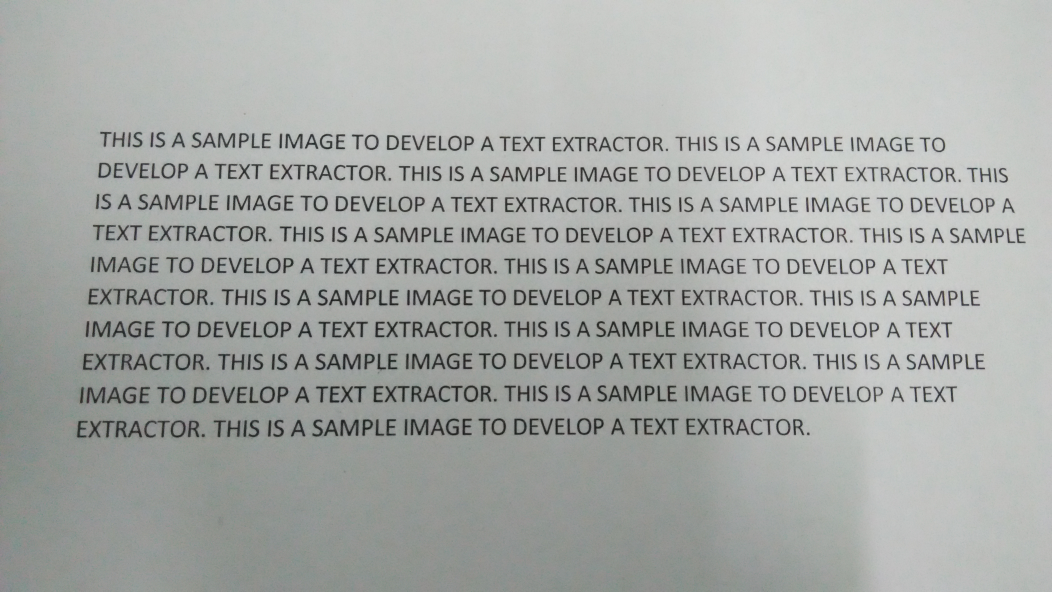
#> input picture input.jpg, 4208 x 2368 px (shown at 1/4 size)
$ python -i functnDefinitions.py   (imports and definitions only)   (older library calls are emulated)
#> lines starting #> are read from the running program, lines starting #| are printed output that depends on the picture
import cv2
import numpy as np

def crop_It(input):
    afterDilat = cv2.dilate(input, np.ones((5, 5), np.uint8),iterations=15)
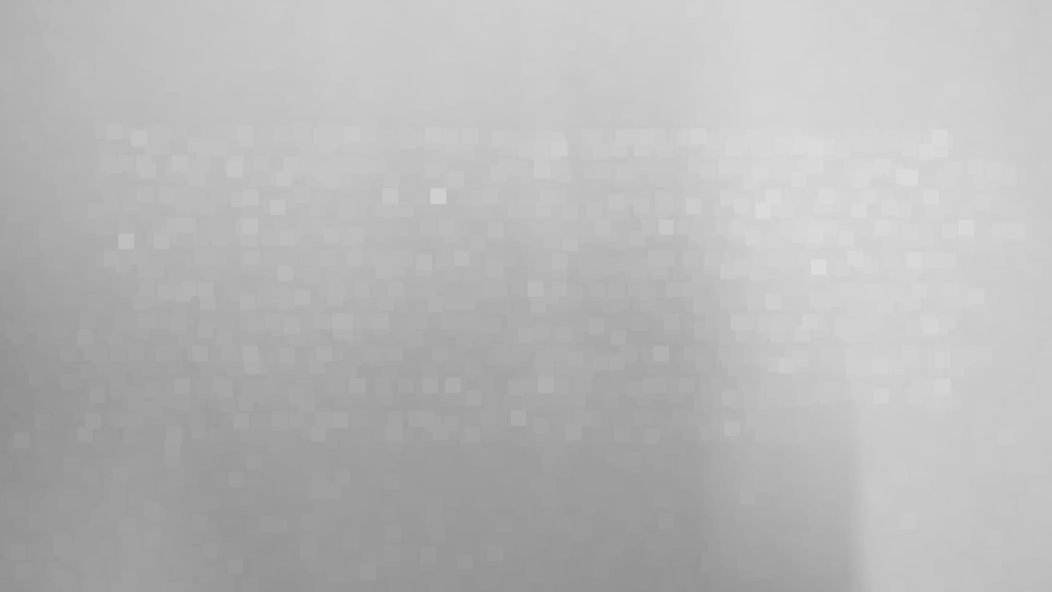
#> afterDilat: shape (2368, 4208) (shown at 1/4 size); min 143, max 219, mean 184
    im2, countours, heirarchy = cv2.findContours(afterDilat, cv2.RETR_TREE, cv2.CHAIN_APPROX_SIMPLE)
#> countours = [[[0, 0], [0, 2367], [4207, 2367], [4207, 0]]]
    initx1 = 10e9
    inity1 = 10e9
    initx2 = -1
    inity2 = -1
    for cntr in countours:
        if cv2.contourArea(cntr) <= 5000:
            continue
        x1, y1, w, h = cv2.boundingRect(cntr)
        x2 = x1 + w
        y2 = y1 + h
        if x1 < initx1:
            initx1 = x1
        if y1 < inity1:
            inity1 = y1
        if x2 > initx2:
            initx2 = x2
        if y2 > inity2:
            inity2 = y2
#> this loop made 1 pass
#> (cntr, x1, y1, w, h, x2, y2, initx1) on pass 1: ([[0, 0], [0, 2367], [4207, 2367], [4207, 0]], 0, 0, 4208, 2368, 4208, 2368, 0)
#> after the loop, initx1 = 0; initx2 = 4208; inity1 = 0; inity2 = 2368
    crop = input[inity1:inity2,initx1:initx2]
    return crop

# [50 lines left out: functions binarize, removeTilt, getLines, getchars, not called in this run]

>>> import cv2
>>> picture = cv2.imread('input.jpg', cv2.IMREAD_GRAYSCALE)
>>> result = crop_It(picture)

$ run again, on sample_image.jpg
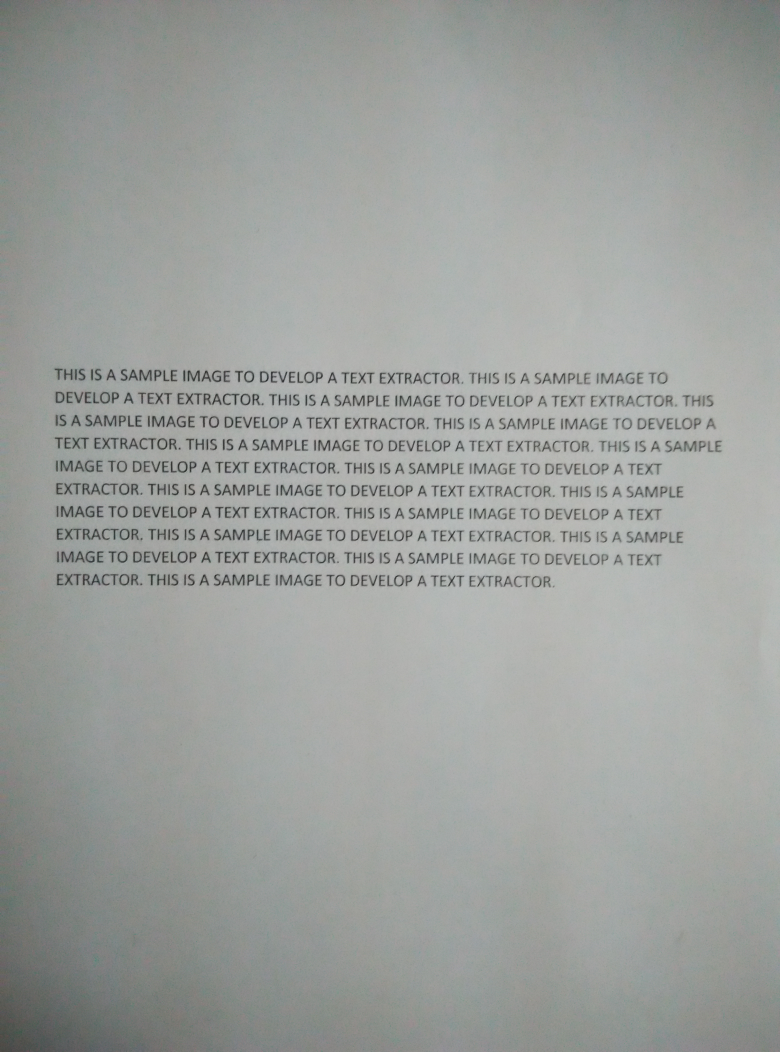
#> input picture sample_image.jpg, 3120 x 4208 px (shown at 1/4 size)
#> in crop_It, `afterDilat = cv2.dilate(input, np.ones((5, 5), np.uint8),iterations=15)`:
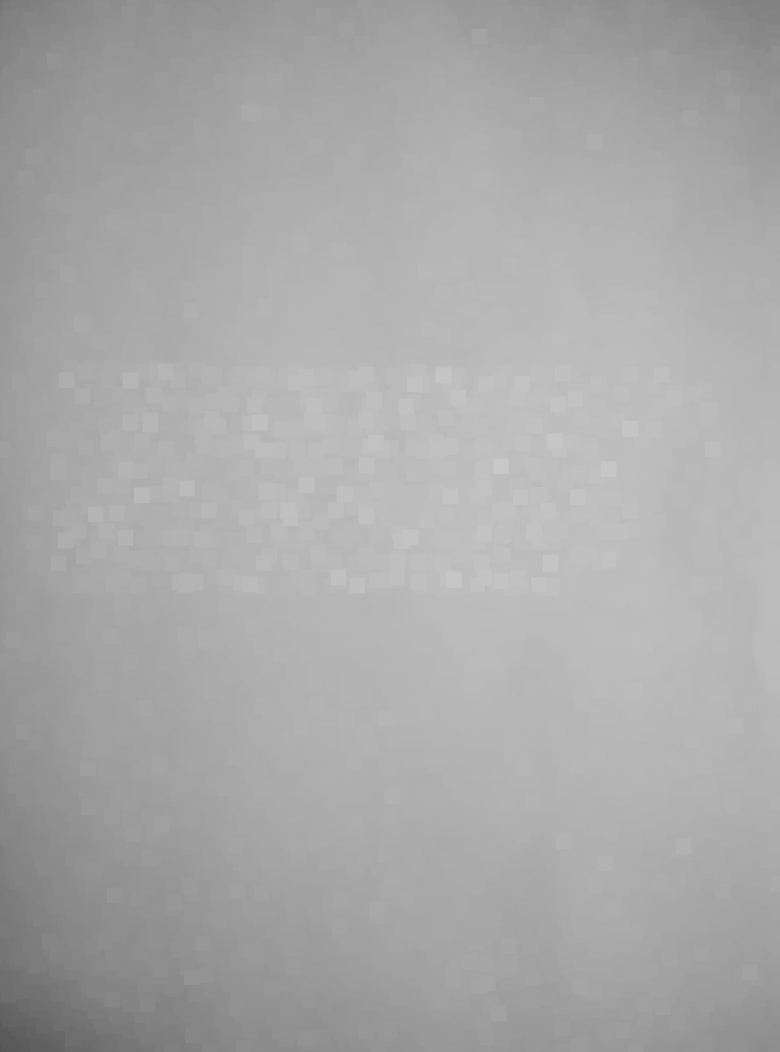
#> afterDilat: shape (4208, 3120) (shown at 1/4 size); min 81, max 200, mean 169
#> countours = [[[0, 0], [0, 4207], [3119, 4207], [3119, 0]]]
#> the loop in crop_It, `for cntr in countours:` made 1 pass
#> (cntr, x1, y1, w, h, x2, y2, initx1) on pass 1: ([[0, 0], [0, 4207], [3119, 4207], [3119, 0]], 0, 0, 3120, 4208, 3120, 4208, 0)
#> after the loop in crop_It, `for cntr in countours:`: initx1 = 0; initx2 = 3120; inity1 = 0; inity2 = 4208
